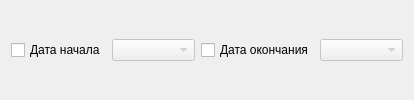
               <widget class="QWidget" name="pgBegEndFilter">
                <property name="sizePolicy">
                 <sizepolicy hsizetype="Preferred" vsizetype="Preferred">
                  <horstretch>0</horstretch>
                  <verstretch>0</verstretch>
                 </sizepolicy>
                </property>
                <layout class="QHBoxLayout" name="horizontalLayout" stretch="0,0,0,0">
                 <property name="topMargin">
                  <number>0</number>
                 </property>
                 <property name="bottomMargin">
                  <number>0</number>
                 </property>
                 <item>
                  <widget class="QCheckBox" name="chkBegDate">
                   <property name="sizePolicy">
                    <sizepolicy hsizetype="Fixed" vsizetype="Fixed">
                     <horstretch>0</horstretch>
                     <verstretch>0</verstretch>
                    </sizepolicy>
                   </property>
                   <property name="baseSize">
                    <size>
                     <width>121</width>
                     <height>17</height>
                    </size>
                   </property>
                   <property name="text">
                    <string>Дата начала</string>
                   </property>
                  </widget>
                 </item>
                 <item>
                  <widget class="QComboBox" name="cmbBegDate">
                   <property name="enabled">
                    <bool>false</bool>
                   </property>
                   <property name="sizePolicy">
                    <sizepolicy hsizetype="Fixed" vsizetype="Fixed">
                     <horstretch>0</horstretch>
                     <verstretch>0</verstretch>
                    </sizepolicy>
                   </property>
                   <property name="minimumSize">
                    <size>
                     <width>83</width>
                     <height>0</height>
                    </size>
                   </property>
                   <property name="baseSize">
                    <size>
                     <width>83</width>
                     <height>20</height>
                    </size>
                   </property>
                  </widget>
                 </item>
                 <item>
                  <widget class="QCheckBox" name="chkEndDate">
                   <property name="sizePolicy">
                    <sizepolicy hsizetype="Fixed" vsizetype="Fixed">
                     <horstretch>0</horstretch>
                     <verstretch>0</verstretch>
                    </sizepolicy>
                   </property>
                   <property name="baseSize">
                    <size>
                     <width>121</width>
                     <height>17</height>
                    </size>
                   </property>
                   <property name="text">
                    <string>Дата окончания</string>
                   </property>
                  </widget>
                 </item>
                 <item>
                  <widget class="QComboBox" name="cmbEndDate">
                   <property name="enabled">
                    <bool>false</bool>
                   </property>
                   <property name="sizePolicy">
                    <sizepolicy hsizetype="Fixed" vsizetype="Fixed">
                     <horstretch>0</horstretch>
                     <verstretch>0</verstretch>
                    </sizepolicy>
                   </property>
                   <property name="minimumSize">
                    <size>
                     <width>83</width>
                     <height>0</height>
                    </size>
                   </property>
                   <property name="baseSize">
                    <size>
                     <width>0</width>
                     <height>0</height>
                    </size>
                   </property>
                  </widget>
                 </item>
                </layout>
               </widget>
